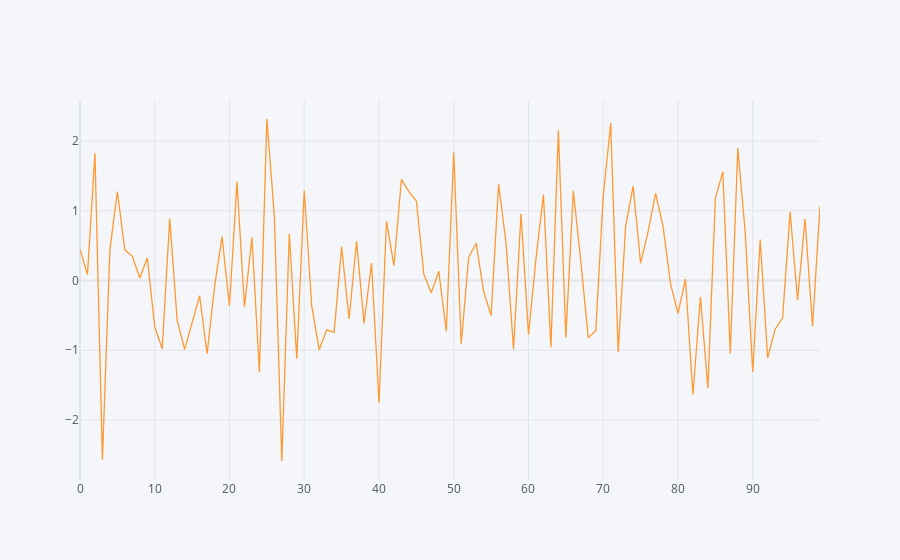

Notebook source saved alongside this figure:
### Code cell
df['A'].iplot()

### Figure 1 — Plotly figure (JSON) as saved in the notebook; plotly's stock layout.template omitted (floating-point values rounded to 4 significant figures)
{"data": [{"line": {"color": "rgba(255, 153, 51, 1.0)", "dash": "solid", "shape": "linear", "width": 1.3}, "mode": "lines", "name": "A", "text": "", "type": "scatter", "x": [0, 1, 2, 3, 4, 5, 6, 7, 8, 9, 10, 11, 12, 13, 14, 15, 16, 17, 18, 19, 20, 21, 22, 23, 24, 25, 26, 27, 28, 29, 30, 31, 32, 33, 34, 35, 36, 37, 38, 39, 40, 41, 42, 43, 44, 45, 46, 47, 48, 49, 50, 51, 52, 53, 54, 55, 56, 57, 58, 59, 60, 61, 62, 63, 64, 65, 66, 67, 68, 69, 70, 71, 72, 73, 74, 75, 76, 77, 78, 79, 80, 81, 82, 83, 84, 85, 86, 87, 88, 89, 90, 91, 92, 93, 94, 95, 96, 97, 98, 99], "y": [0.449, 0.08512, 1.826, -2.569, 0.4391, 1.276, 0.4398, 0.3474, 0.03607, 0.3241, -0.6642, -0.9791, 0.8921, -0.5702, -0.9865, -0.5851, -0.2184, -1.05, -0.08709, 0.6294, -0.3643, 1.414, -0.3804, 0.6175, -1.312, 2.315, 0.9274, -2.587, 0.6681, -1.121, 1.29, -0.3646, -0.9916, -0.7073, -0.7428, 0.4818, -0.5518, 0.5622, -0.6136, 0.2518, -1.753, 0.8501, 0.2124, 1.449, 1.275, 1.14, 0.09158, -0.1759, 0.1329, -0.7266, 1.836, -0.9076, 0.3332, 0.5354, -0.1577, -0.5029, 1.38, 0.5381, -0.9856, 0.9567, -0.7749, 0.31, 1.232, -0.9573, 2.154, -0.8161, 1.286, 0.2756, -0.8225, -0.718, 1.21, 2.256, -1.026, 0.7788, 1.353, 0.2471, 0.7005, 1.251, 0.7814, -0.04712, -0.4694, 0.02026, -1.634, -0.2326, -1.539, 1.177, 1.562, -1.048, 1.9, 0.6833, -1.312, 0.5874, -1.11, -0.6973, -0.5357, 0.9854, -0.2782, 0.8829, -0.6551, 1.063]}], "layout": {"legend": {"bgcolor": "#F5F6F9", "font": {"color": "#4D5663"}}, "paper_bgcolor": "#F5F6F9", "plot_bgcolor": "#F5F6F9", "title": {"font": {"color": "#4D5663"}}, "xaxis": {"gridcolor": "#E1E5ED", "showgrid": true, "tickfont": {"color": "#4D5663"}, "title": {"font": {"color": "#4D5663"}, "text": ""}, "zerolinecolor": "#E1E5ED"}, "yaxis": {"gridcolor": "#E1E5ED", "showgrid": true, "tickfont": {"color": "#4D5663"}, "title": {"font": {"color": "#4D5663"}, "text": ""}, "zerolinecolor": "#E1E5ED"}}}
